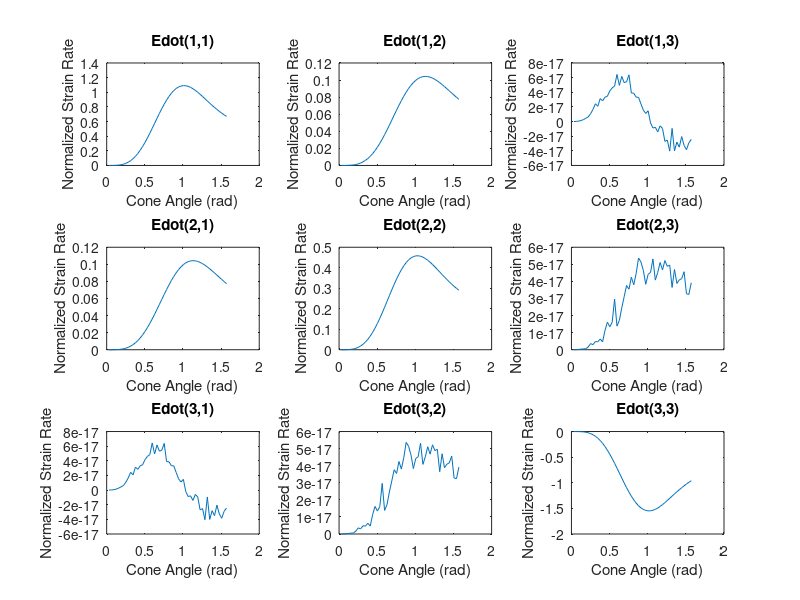

Write MATLAB code to recreate this figure.
% Code to find general form of the bulk strain rate, edot


% clc
clear all
close all

tic

ALPHA = 1; % to make unitless
BETA = 630; % from Thors paper (pg 510, above eqn 16)

% uniaxial compression stres tensor
SIGMA = [ 1 0 0
          0 0 0
          0 0 -1];

def = 50; % integration steps 
Aodeg = 0; % girdle angle in degrees
Ao = Aodeg *pi/180; % girdle angle in radians
% Commented to make fig 3 in thor paper
    % Adeg = 90; % cone angle in degrees
    % A = Adeg *pi/180; % cone angle in radians
% and added next line
graphdef = 50; % amount of A's to graph

% % even distribution of crystals (one at each theta,phi point)
% THETA = linspace(Ao,A,def); 
% PHI = linspace(0,2*pi,def);

% initialize Shmidt tensors for the the slip systems
S1 = zeros(3,3);
S2 = zeros(3,3);
S3 = zeros(3,3);

% initialize the single crystal strain rate
ecdot = zeros(3*def*def,3);

% initialize the bulk strain rate
EdotTEMP = zeros(3*def,3);
Edot = zeros(3,3);

% initialize containor for all the bulk strain rates
AllEdot = zeros(3*(graphdef+1),3);

h = waitbar(0,'Processing...');

for q = 0:graphdef

    A = q*pi/(2*graphdef);
    
    % even distribution of crystals (one at each theta,phi point)
    THETA = linspace(Ao,A,def); 
    PHI = linspace(0,2*pi,def);
    
    C = 0;
    for m = 1:def
        for n = 1:def
            C = C + 1; % counter to keep track of which crystal

            % basal plane vectors [ outputs as x,y,z as columns for each angle
            % as the rows.
            B1  = 1/3*[cos(THETA(m)).*cos(PHI(n)) cos(THETA(m)).*sin(PHI(n)) -sin(THETA(m))];  
            B2  = -1/6*[(cos(THETA(m)).*cos(PHI(n)) + 3^(.5)*sin(PHI(n)))...
                 (cos(THETA(m)).*sin(PHI(n)) - 3^(.5)*cos(PHI(n))) -sin(THETA(m))];
            B3  = -1/6*[(cos(THETA(m)).*cos(PHI(n)) - 3^(.5)*sin(PHI(n)))...
                 (cos(THETA(m)).*sin(PHI(n)) + 3^(.5)*cos(PHI(n))) -sin(THETA(m))]; 

            % C-axis orientation
            N   = [sin(THETA(m)).*cos(PHI(n)) sin(THETA(m)).*sin(PHI(n)) cos(THETA(m))];

            % c-axis orientation distributin funtion (ODF)
            F = sin(THETA(m))/(2*pi*(cos(Ao)-cos(A)));

            % populate the shmidt tensors
            S1 = B1'*N;
            S2 = B2'*N;
            S3 = B3'*N;

            % populate the traction
            TAU1 = sum(sum(S1.*SIGMA));
            TAU2 = sum(sum(S2.*SIGMA));
            TAU3 = sum(sum(S3.*SIGMA));

            % add the shmit tensor to its transpose and divide by 2 (thor paper, eqn 7)
            S1 = (S1+S1')/2;
            S2 = (S2+S2')/2;
            S3 = (S3+S3')/2;

            % calculate the single crystal strain rate
            ecdot((C*3-2):(C*3),:) = F*ALPHA*BETA*(S1*TAU1^3 + S3*TAU2^3 + S3*TAU3^3);
        end
    end

    %find the bulk strain rate
        % integrate of phi
        for m = 1:def
            for n = 1:3
                for p = 1:3
                    EdotTEMP(((m-1)*3+n),p) = trapz(ecdot(((m-1)*3*def+n):3:(3*def*m),p))*(2*pi/def);
                end
            end
        end

        % integrate over theta
        for m = 1:3
            for n = 1:3
                Edot(m,n) = trapz(EdotTEMP(m:3:3*def,n))*((A-Ao)/def);
            end
        end
        
     AllEdot(((q+1)*3-2):((q+1)*3),1:3) = Edot;
    
     waitbar(q/graphdef)
end
    
close(h)

plttol = 1.000;

if AllEdot(3*(graphdef+1)-2,1) < plttol
    subplot(3,3,1), plot(0:pi/(2*graphdef):pi/2,AllEdot(1:3:3*(graphdef+1)-2,1));
    xlabel('Cone Angle (rad)');
    ylabel('Normalized Strain Rate');
    title('Edot(1,1)');
else
    subplot(3,3,1), plot(0:pi/(2*graphdef):pi/2,AllEdot(1:3:3*(graphdef+1)-2,1)/AllEdot(3*(graphdef+1)-2,1));
    xlabel('Cone Angle (rad)');
    ylabel('Normalized Strain Rate');
    title('Edot(1,1)');
end

if AllEdot(3*(graphdef+1)-2,2) < plttol
    subplot(3,3,2), plot(0:pi/(2*graphdef):pi/2,AllEdot(1:3:3*(graphdef+1)-2,2));
    xlabel('Cone Angle (rad)');
    ylabel('Normalized Strain Rate');
    title('Edot(1,2)');
else
    subplot(3,3,2), plot(0:pi/(2*graphdef):pi/2,AllEdot(1:3:3*(graphdef+1)-2,2)/AllEdot(3*(graphdef+1)-2,2));
    xlabel('Cone Angle (rad)');
    ylabel('Normalized Strain Rate');
    title('Edot(1,2)');    
end

if AllEdot(3*(graphdef+1)-2,3) < plttol
    subplot(3,3,3), plot(0:pi/(2*graphdef):pi/2,AllEdot(1:3:3*(graphdef+1)-2,3));
    xlabel('Cone Angle (rad)');
    ylabel('Normalized Strain Rate');
    title('Edot(1,3)');
else
    subplot(3,3,3), plot(0:pi/(2*graphdef):pi/2,AllEdot(1:3:3*(graphdef+1)-2,3)/AllEdot(3*(graphdef+1)-2,3));
    xlabel('Cone Angle (rad)');
    ylabel('Normalized Strain Rate');
    title('Edot(1,3)');    
end

if AllEdot(3*(graphdef+1)-1,1) < plttol
    subplot(3,3,4), plot(0:pi/(2*graphdef):pi/2,AllEdot(2:3:3*(graphdef+1)-1,1));
    xlabel('Cone Angle (rad)');
    ylabel('Normalized Strain Rate');
    title('Edot(2,1)');
else
    subplot(3,3,4), plot(0:pi/(2*graphdef):pi/2,AllEdot(2:3:3*(graphdef+1)-1,1)/AllEdot(3*(graphdef+1)-1,1));
    xlabel('Cone Angle (rad)');
    ylabel('Normalized Strain Rate');
    title('Edot(2,1)');    
end

if AllEdot(3*(graphdef+1)-1,2) < plttol
    subplot(3,3,5), plot(0:pi/(2*graphdef):pi/2,AllEdot(2:3:3*(graphdef+1)-1,2));
    xlabel('Cone Angle (rad)');
    ylabel('Normalized Strain Rate');
    title('Edot(2,2)');
else
    subplot(3,3,5), plot(0:pi/(2*graphdef):pi/2,AllEdot(2:3:3*(graphdef+1)-1,2)/AllEdot(3*(graphdef+1)-1,2));
    xlabel('Cone Angle (rad)');
    ylabel('Normalized Strain Rate');
    title('Edot(2,2)');  
end

if AllEdot(3*(graphdef+1)-1,3) < plttol
    subplot(3,3,6), plot(0:pi/(2*graphdef):pi/2,AllEdot(2:3:3*(graphdef+1)-1,3));
    xlabel('Cone Angle (rad)');
    ylabel('Normalized Strain Rate');
    title('Edot(2,3)');
else
    subplot(3,3,6), plot(0:pi/(2*graphdef):pi/2,AllEdot(2:3:3*(graphdef+1)-1,3)/AllEdot(3*(graphdef+1)-1,3));
    xlabel('Cone Angle (rad)');
    ylabel('Normalized Strain Rate');
    title('Edot(2,3)');    
end

if AllEdot(3*(graphdef+1),1) < plttol
    subplot(3,3,7), plot(0:pi/(2*graphdef):pi/2,AllEdot(3:3:3*(graphdef+1),1));
    xlabel('Cone Angle (rad)');
    ylabel('Normalized Strain Rate');
    title('Edot(3,1)');
else
    subplot(3,3,7), plot(0:pi/(2*graphdef):pi/2,AllEdot(3:3:3*(graphdef+1),1)/AllEdot(3*(graphdef+1),1));
    xlabel('Cone Angle (rad)');
    ylabel('Normalized Strain Rate');
    title('Edot(3,1)');    
end

if AllEdot(3*(graphdef+1),2) < plttol
    subplot(3,3,8), plot(0:pi/(2*graphdef):pi/2,AllEdot(3:3:3*(graphdef+1),2));
    xlabel('Cone Angle (rad)');
    ylabel('Normalized Strain Rate');
    title('Edot(3,2)');
else
    subplot(3,3,8), plot(0:pi/(2*graphdef):pi/2,AllEdot(3:3:3*(graphdef+1),2)/AllEdot(3*(graphdef+1),2));
    xlabel('Cone Angle (rad)');
    ylabel('Normalized Strain Rate');
    title('Edot(3,2)');    
end

if AllEdot(3*(graphdef+1),3) < plttol
    subplot(3,3,9), plot(0:pi/(2*graphdef):pi/2,AllEdot(3:3:3*(graphdef+1),3));
    xlabel('Cone Angle (rad)');
    ylabel('Normalized Strain Rate');
    title('Edot(3,3)');
else
    subplot(3,3,9), plot(0:pi/(2*graphdef):pi/2,AllEdot(3:3:3*(graphdef+1),3)/AllEdot(3*(graphdef+1),3));
    xlabel('Cone Angle (rad)');
    ylabel('Normalized Strain Rate');
    title('Edot(3,3)');    
end


toc